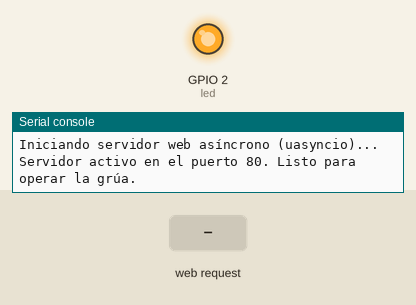
Recording of a program running on a simulated ESP32 board running MicroPython. Shown: output pins drawn as LEDs (lit = HIGH), the last lines printed to the serial console. The test bench sets the inputs (shaded band). WiFi joins after 1.5 s; the clock reads 2024-03-15 10:24:30 at power-on unless the program sets it.

Above: at 9.2 s.
9.3 s: HTTP request GET /cmd?action=90 received
At 9.6 s:
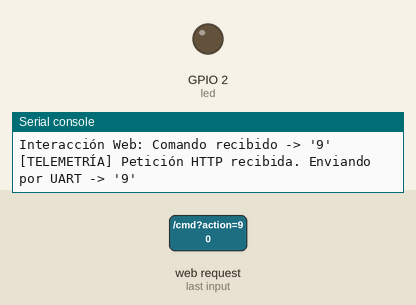
10.8 s: HTTP request GET / received
Timing chart, 0 to 13.8 s (numbered marks = the images above; inputs shaded):
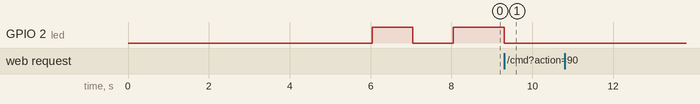

The program:

main.py
```python
import uasyncio as asyncio
from machine import UART, Pin
import network

# ==========================================
# CONFIGURACIÓN UART Y PINES
# ==========================================
# UART1 configurado en GPIO 17 (TX) y GPIO 16 (RX), a 9600 baudios.
# El TX del ESP32 debe ir conectado al RX (D0) del Arduino Nano.
uart = UART(1, baudrate=9600, tx=17, rx=16)

# LED indicador de actividad (suele ser GPIO 2 en el DevKit)
led = Pin(2, Pin.OUT)

# ==========================================
# INTERFAZ WEB HTML/CSS/JS (Responsiva)
# ==========================================
# Todo el HTML integrado como string para facilitar un servidor de archivo único
html_content = """<!DOCTYPE html>

<html class="dark" lang="en"><head>
<meta charset="utf-8"/>
<meta content="width=device-width, initial-scale=1.0, maximum-scale=1.0, user-scalable=no" name="viewport"/>
<title>CRANE_OS Dashboard</title>
<script src="https://cdn.tailwindcss.com?plugins=forms,container-queries"></script>
<link href="https://fonts.googleapis.com/css2?family=JetBrains+Mono:wght@400;500;700;800&display=swap" rel="stylesheet"/>
<link href="https://fonts.googleapis.com/css2?family=Material+Symbols+Outlined:wght,FILL@100..700,0..1&display=swap" rel="stylesheet"/>
<style>
        body {
            font-family: 'JetBrains Mono', monospace;
            background-color: #000000;
            color: #e2e2e2;
            overflow: hidden;
            touch-action: manipulation;
        }
        .hazard-pattern {
            background: repeating-linear-gradient(
                45deg,
                #ffd700,
                #ffd700 20px,
                #000000 20px,
                #000000 40px
            );
        }
        .gauge-container {
            position: relative;
            width: 200px;
            height: 200px;
        }
        .gauge-svg {
            transform: rotate(-90deg);
        }
        .custom-scrollbar::-webkit-scrollbar {
            width: 4px;
        }
        .custom-scrollbar::-webkit-scrollbar-track {
            background: #131313;
        }
        .custom-scrollbar::-webkit-scrollbar-thumb {
            background: #ffd700;
        }

        /* Prevenir selección de texto en botones móviles */
        button {
            user-select: none;
            -webkit-user-select: none;
            -webkit-touch-callout: none;
        }
    </style>
<script id="tailwind-config">
        tailwind.config = {
          darkMode: "class",
          theme: {
            extend: {
              "colors": {
                      "surface-bright": "#393939",
                      "on-surface": "#e2e2e2",
                      "primary-container": "#ffd700",
                      "surface-container": "#1f1f1f",
                      "surface": "#131313",
              },
            },
          },
        }
    </script>
</head>
<body class="h-screen flex flex-col">
<!-- TopAppBar -->
<header class="bg-surface text-primary-container border-b-4 border-primary-container docked full-width top-0 flex justify-between items-center w-full px-8 h-16 z-50">
<div class="flex items-center gap-4">
<span class="font-headline-lg text-headline-lg font-black text-primary-container tracking-tighter uppercase">CRANE_OS</span>
<span class="bg-primary-container text-black px-2 py-0.5 font-label-bold text-label-bold rounded-sm">V4.2.0</span>
</div>
<div class="flex items-center gap-6">
<div class="flex items-center gap-2 text-primary-container">
<span class="material-symbols-outlined text-xl">wifi</span>
<span class="font-label-bold text-label-bold uppercase">LINK: STABLE</span>
</div>
<div class="flex items-center gap-4 border-l border-outline-variant pl-6">
<button class="material-symbols-outlined hover:bg-surface-container-highest hover:text-primary-container p-2 transition-all">settings</button>
<button class="material-symbols-outlined hover:bg-surface-container-highest hover:text-primary-container p-2 transition-all">notifications</button>
<button class="material-symbols-outlined hover:bg-surface-container-highest hover:text-primary-container p-2 transition-all text-red-500">power_settings_new</button>
</div>
</div>
</header>
<div class="flex flex-1 overflow-hidden pt-0">
<!-- SideNavBar -->
<nav class="bg-surface-container border-r-2 border-outline-variant flex flex-col h-full w-64 z-40">
<div class="p-6 border-b border-outline-variant">
<div class="font-headline-lg text-headline-lg text-primary-container leading-none">OPERATOR_01</div>
<div class="font-label-bold text-label-bold uppercase text-gray-400 opacity-70">SECTOR_7G</div>
</div>
<div class="flex-1 mt-4">
<a class="bg-primary-container text-black border-y-2 border-primary-container flex items-center px-6 py-4 w-full font-label-bold text-label-bold uppercase gap-3" href="#">
<span class="material-symbols-outlined">settings_remote</span>
                    Control
                </a>
</div>
<div class="p-4 mt-auto">
<button onmousedown="startCmd('S')" ontouchstart="startCmd('S')" class="w-full hazard-pattern h-24 border-4 border-black group relative overflow-hidden active:scale-95 transition-transform">
<div class="absolute inset-0 flex items-center justify-center bg-black/10 group-hover:bg-transparent">
<span class="bg-black text-primary-container font-black px-3 py-1 text-xl border-2 border-primary-container">EMERGENCY STOP</span>
</div>
</button>
</div>
</nav>
<!-- Main Content Area -->
<main class="flex-1 overflow-y-auto p-8 flex flex-col gap-8 bg-black custom-scrollbar">
<!-- Controls Row -->
<div class="grid grid-cols-2 gap-8">
<!-- GIRO CONTROL -->
<div class="bg-surface-container border-2 border-outline-variant p-6 flex flex-col items-center">
<div class="w-full flex justify-between items-center mb-6">
<h2 class="font-label-bold text-label-bold uppercase bg-surface-bright px-3 py-1">GIRO (NEMA 17)</h2>
<span class="text-primary-container font-bold">STATUS: ACTIVE</span>
</div>
<div class="w-full flex justify-between gap-4 mt-4">
<button onmousedown="startCmd('L')" onmouseup="stopCmd()" ontouchstart="startCmd('L')" ontouchend="stopCmd()" class="flex-1 border-2 border-primary-container py-6 text-2xl font-bold text-primary-container hover:bg-primary-container hover:text-black transition-colors">CCW (Izquierda)</button>
<button onmousedown="startCmd('R')" onmouseup="stopCmd()" ontouchstart="startCmd('R')" ontouchend="stopCmd()" class="flex-1 border-2 border-primary-container py-6 text-2xl font-bold text-primary-container hover:bg-primary-container hover:text-black transition-colors">CW (Derecha)</button>
</div>
</div>
<!-- CARRO CONTROL -->
<div class="bg-surface-container border-2 border-outline-variant p-6 flex flex-col">
<div class="w-full flex justify-between items-center mb-6">
<h2 class="font-label-bold text-label-bold uppercase bg-surface-bright px-3 py-1">CARRO (DC MOTOR)</h2>
<span class="text-primary-container font-bold">ACTIVE</span>
</div>
<div class="flex gap-8 flex-1 justify-center">
<div class="flex flex-col justify-center gap-4">
<button onmousedown="startCmd('F')" onmouseup="stopCmd()" ontouchstart="startCmd('F')" ontouchend="stopCmd()" class="w-32 h-20 border-2 border-primary-container flex items-center justify-center text-primary-container hover:bg-primary-container hover:text-black">
<span class="material-symbols-outlined text-4xl">add</span> (Adelante)
</button>
<button onmousedown="startCmd('B')" onmouseup="stopCmd()" ontouchstart="startCmd('B')" ontouchend="stopCmd()" class="w-32 h-20 border-2 border-primary-container flex items-center justify-center text-primary-container hover:bg-primary-container hover:text-black">
<span class="material-symbols-outlined text-4xl">remove</span> (Atrás)
</button>
</div>
</div>
</div>
</div>

<!-- ELEVACIÓN CONTROL (Added as it was missing from design) -->
<div class="bg-surface-container border-2 border-outline-variant p-6 flex flex-col items-center mt-2">
<div class="w-full flex justify-between items-center mb-6">
<h2 class="font-label-bold text-label-bold uppercase bg-surface-bright px-3 py-1">ELEVACIÓN (GANCHO)</h2>
<span class="text-primary-container font-bold">STATUS: ACTIVE</span>
</div>
<div class="w-full flex justify-between gap-4 mt-4">
<button onmousedown="startCmd('U')" onmouseup="stopCmd()" ontouchstart="startCmd('U')" ontouchend="stopCmd()" class="flex-1 border-2 border-primary-container py-6 text-2xl font-bold text-primary-container hover:bg-primary-container hover:text-black transition-colors">SUBIR</button>
<button onmousedown="startCmd('D')" onmouseup="stopCmd()" ontouchstart="startCmd('D')" ontouchend="stopCmd()" class="flex-1 border-2 border-primary-container py-6 text-2xl font-bold text-primary-container hover:bg-primary-container hover:text-black transition-colors">BAJAR</button>
</div>
</div>

</main>
<!-- Right Sidebar - Telemetry Log -->
<aside class="w-80 bg-surface-container border-l-2 border-outline-variant flex flex-col p-4 custom-scrollbar overflow-y-auto hidden md:flex">
<h3 class="font-label-bold text-label-bold uppercase border-b-2 border-primary-container pb-2 mb-4 text-primary-container">REAL-TIME TELEMETRY</h3>
<div class="flex flex-col gap-2 font-code-sm text-primary-container" id="logContainer">
<div class="p-2 bg-black/40 border-l-2 border-primary-container"><span class="opacity-50">CRANE_OS</span> INICIADO</div>
</div>
</aside>
</div>

<script>
        // LOGICA DE CONTROL DE LA GRUA (ESP32)
        let intervalId = null;

        function addLog(msg) {
            const logContainer = document.getElementById('logContainer');
            if(!logContainer) return;
            const time = new Date().toLocaleTimeString('en-GB', { hour12: false });
            const newLog = document.createElement('div');
            newLog.className = 'p-2 bg-black/40 border-l-2 border-primary-container';
            newLog.innerHTML = `<span class="opacity-50">[${time}]</span> CMD_SEND: ${msg}`;
            logContainer.prepend(newLog);
            if (logContainer.children.length > 20) logContainer.lastElementChild.remove();
        }

        function sendRequest(cmd) {
            fetch('/cmd?action=' + cmd).catch(err => console.error("Error enviando:", err));
        }

        function startCmd(cmd) {
            if(event) event.preventDefault();
            addLog(cmd);
            sendRequest(cmd);
            if(intervalId) clearInterval(intervalId);
            if(cmd !== 'S') {
                intervalId = setInterval(() => { sendRequest(cmd); }, 200);
            }
        }

        function stopCmd() {
            if(event) event.preventDefault();
            if(intervalId) { clearInterval(intervalId); intervalId = null; }
            addLog('STOP');
            sendRequest('S');
        }

        window.oncontextmenu = function(e) {
            e.preventDefault(); e.stopPropagation(); return false;
        };

        // UI Interactions
        document.querySelectorAll('button').forEach(btn => {
            btn.addEventListener('mousedown', () => { btn.style.transform = 'scale(0.98)'; });
            btn.addEventListener('mouseup', () => { btn.style.transform = 'scale(1)'; });
            btn.addEventListener('touchstart', () => { btn.style.transform = 'scale(0.98)'; });
            btn.addEventListener('touchend', () => { btn.style.transform = 'scale(1)'; });
        });
</script>
</body></html>
"""

# ==========================================
# GESTIÓN DE PETICIONES HTTP (uasyncio)
# ==========================================
async def handle_client(reader, writer):
    led.value(1) # Encender LED de actividad
    try:
        # Leer línea inicial (ej: GET /cmd?action=F HTTP/1.1)
        request_line = await reader.readline()
        if request_line == b"":
            return

        request_str = request_line.decode('utf-8').strip()

        # --- TELEMETRÍA DE RED ---
        if "GET /cmd?action=" in request_str:
            pass # Se imprime más abajo junto con el UART para ser más limpio
        elif "GET / " in request_str or "GET /index.html" in request_str:
            print("[HTTP] Cliente ha solicitado la interfaz web.")

        # Leer resto de cabeceras hasta salto de línea doble, para limpiar el buffer
        while True:
            line = await reader.readline()
            if not line or line == b'\r\n':
                break

        # Parseo simple de URL
        if "GET /cmd?action=" in request_str:
            # Extraemos el comando de una letra (F, B, U, D, L, R, S)
            start_idx = request_str.find("action=") + 7
            cmd = request_str[start_idx:start_idx+1]

            print(f"Interacción Web: Comando recibido -> '{cmd}'")

            # Enviar directamente por puerto Serial al Arduino Nano
            uart.write(cmd.encode())

            # --- TELEMETRÍA UART ---
            print(f"[TELEMETRÍA] Petición HTTP recibida. Enviando por UART -> '{cmd}'")

            # Respuesta rápida para liberar el socket
            response = "HTTP/1.1 200 OK\r\nContent-Type: text/plain\r\nConnection: close\r\n\r\nOK"
            await writer.awrite(response.encode())

        elif "GET / " in request_str or "GET /index.html" in request_str:
            print("Interacción Web: Interfaz gráfica (HTML) solicitada.")
            # Servir la interfaz gráfica al entrar a la IP
            response = "HTTP/1.1 200 OK\r\nContent-Type: text/html; charset=utf-8\r\nConnection: close\r\n\r\n" + html_content
            await writer.awrite(response.encode())

        else:
            # Cualquier otra petición
            response = "HTTP/1.1 404 Not Found\r\nConnection: close\r\n\r\n404 Not Found"
            await writer.awrite(response.encode())

    except Exception as e:
        print("Error en request:", e)
    finally:
        # Cerrar siempre la conexión para no agotar recursos del ESP32
        await writer.drain()
        writer.close()
        await writer.wait_closed()
        led.value(0) # Apagar LED

# ==========================================
# BUCLE PRINCIPAL
# ==========================================
async def main():
    print("Iniciando servidor web asíncrono (uasyncio)...")

    # Obtener la IP actual para mostrar el enlace de acceso
    wlan = network.WLAN(network.STA_IF)
    ip = wlan.ifconfig()[0] if wlan.active() else "IP_Desconocida"

    server = await asyncio.start_server(handle_client, "0.0.0.0", 80)
    print("Servidor activo en el puerto 80. Listo para operar la grúa.")

    while True:
        # Tarea en espera permanente, aquí pueden agregarse otros procesos concurrentes si fuera necesario.
        await asyncio.sleep(1)

# Ejecutar el servidor al final de main.py de manera segura
try:
    asyncio.run(main())
except KeyboardInterrupt:
    print("\nServidor web detenido desde el teclado.")
```

boot.py
```python
import network
import time
import machine
import sys
import uselect

# Configuración del LED de estado (GPIO 2)
led = machine.Pin(2, machine.Pin.OUT)
led.value(0)

def connect_wifi(ssid, password):
    print("Iniciando conexión Wi-Fi...")
    wlan = network.WLAN(network.STA_IF)

    # Limpiar estado interno del Wi-Fi para evitar "Wifi Internal State Error"
    wlan.active(False)
    time.sleep(0.5)
    wlan.active(True)
    wlan.disconnect()
    time.sleep(0.5)

    if not wlan.isconnected():
        print(f"Conectando a la red {ssid}...")
        wlan.connect(ssid, password)

        timeout = 10 # Timeout de 10 segundos
        while not wlan.isconnected() and timeout > 0:
            led.value(not led.value()) # Parpadear LED mientras conecta
            print(".", end="")
            time.sleep(1)
            timeout -= 1

    if wlan.isconnected():
        led.value(1) # LED encendido fijo si está conectado
        print("\n¡Conexión Wi-Fi exitosa!")
        print("Configuración de red (IP, Subnet, Gateway, DNS):", wlan.ifconfig())
    else:
        led.value(0)
        print("\nError: No se pudo conectar a la red Wi-Fi. Revisa tus credenciales.")

def menu_inicio(timeout_segundos=5):
    """
    Muestra un menú en la terminal. Avanza automáticamente si no hay respuesta.
    """
    print("\n" + "="*40)
    print("      SISTEMA DE CONTROL - GRÚA TORRE")
    print("="*40)
    print("1. Iniciar sistema normalmente (Modo Ejecución)")
    print("2. Detener en modo programación (Liberar REPL)")
    print(f"Selecciona una opción (Avanza a opción 1 en {timeout_segundos}s)...")

    # Configurar la terminal para escuchar la entrada del usuario sin bloquear
    poller = uselect.poll()
    poller.register(sys.stdin, uselect.POLLIN)

    tiempo_inicio = time.time()
    while (time.time() - tiempo_inicio) < timeout_segundos:
        # Revisar si hay datos en la terminal (espera hasta 100ms por ciclo)
        if poller.poll(100):
            caracter = sys.stdin.read(1)
            if caracter == '1':
                print("\n-> Opción 1 seleccionada. Iniciando...")
                return True
            elif caracter == '2':
                print("\n-> Opción 2 seleccionada. Modo programación activo.")
                print("Consola REPL liberada. Puedes subir o modificar archivos.")
                return False

    # Si se agota el tiempo sin respuesta, asumimos que está corriendo en la grúa de forma autónoma
    print("\n-> Tiempo de espera agotado. Iniciando de forma automática...")
    return True

# ----------------------------------------------------
# CREDENCIALES WI-FI - Reemplazar por las redes reales
# ----------------------------------------------------
WIFI_SSID = "DESKTOP-L8DNB2E 0462"
WIFI_PASSWORD = "J4284o1!"

# --- FLUJO DE INICIO ---
# Ejecutamos el menú ANTES de conectar al WiFi o cargar el main
if menu_inicio(timeout_segundos=5):
    # Ejecutar la conexión al encender
    connect_wifi(WIFI_SSID, WIFI_PASSWORD)
else:
    # Forzar la detención del script del sistema operativo para liberar REPL
    sys.exit()
```

Measured:
- after the input at 9.3 s, GPIO 2 (led): HIGH → LOW at once
